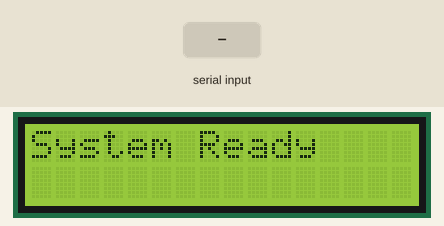
Simulated run of this sketch. Board: Arduino Uno, built with avr-gcc and run on an emulated ATmega328P. Parts: 16×2 character LCD. Inputs (shaded band) come from the test bench.

Above: at 1.2 s.
1.3 s: "R" received over Serial
At 2.3 s:
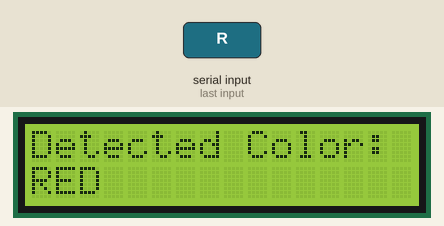
2.8 s: "G" received over Serial
At 3.6 s:
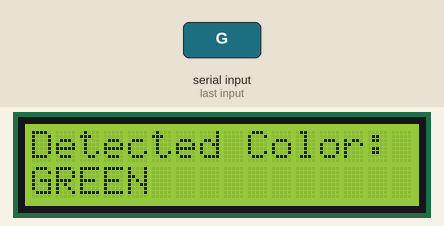
4.3 s: "B" received over Serial
At 4.7 s:
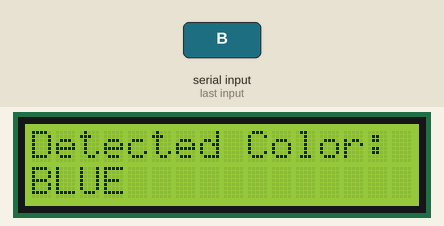
5.8 s: "1" received over Serial
At 7.0 s:
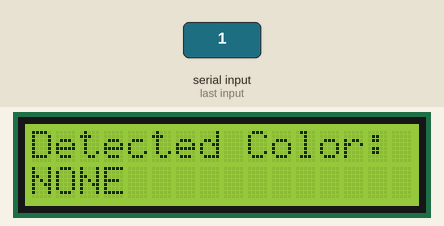
Timing chart, 0 to 8.3 s (numbered marks = the images above; inputs shaded):
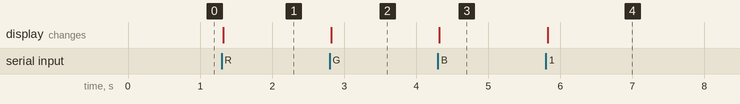

Measured:
- after the input at 1.3 s, the display: changes at once (image 1)
- after the input at 2.8 s, the display: changes at once (image 2)
- after the input at 4.3 s, the display: changes at once (image 3)
- after the input at 5.8 s, the display: changes at once (image 4)

The sketch:

col_det.ino
```cpp
#include <Wire.h>
#include <LiquidCrystal_I2C.h>


// Most common I2C address is 0x27 or 0x3F
LiquidCrystal_I2C lcd(0x27, 16, 2);


char colorCmd = 'N';


void setup() {
  Serial.begin(9600);
  lcd.init();
  lcd.backlight();

  lcd.setCursor(0,0);
  lcd.print("System Ready");
}


void loop() {
  if (Serial.available()) {
    colorCmd = Serial.read();
    lcd.clear();
    lcd.setCursor(0,0);
    lcd.print("Detected Color:");
    lcd.setCursor(0,1);

    if (colorCmd == 'R') lcd.print("RED");
    else if (colorCmd == 'G') lcd.print("GREEN");
    else if (colorCmd == 'B') lcd.print("BLUE");
    else lcd.print("NONE");
  }
}
```
